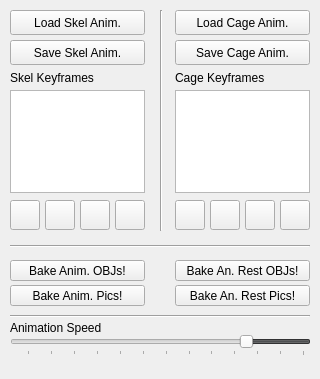
<?xml version="1.0" encoding="UTF-8"?>
<ui version="4.0">
 <class>AsyncAnimatorPanel</class>
 <widget class="QDockWidget" name="AsyncAnimatorPanel">
  <property name="geometry">
   <rect>
    <x>0</x>
    <y>0</y>
    <width>320</width>
    <height>379</height>
   </rect>
  </property>
  <property name="minimumSize">
   <size>
    <width>320</width>
    <height>379</height>
   </size>
  </property>
  <property name="maximumSize">
   <size>
    <width>320</width>
    <height>379</height>
   </size>
  </property>
  <property name="windowTitle">
   <string>AsyncAnimator</string>
  </property>
  <widget class="QWidget" name="dockWidgetContents">
   <widget class="QPushButton" name="nextSkelKeyframe">
    <property name="enabled">
     <bool>true</bool>
    </property>
    <property name="geometry">
     <rect>
      <x>115</x>
      <y>200</y>
      <width>30</width>
      <height>30</height>
     </rect>
    </property>
    <property name="text">
     <string/>
    </property>
   </widget>
   <widget class="QPushButton" name="addSkelKeyframe">
    <property name="geometry">
     <rect>
      <x>10</x>
      <y>200</y>
      <width>30</width>
      <height>30</height>
     </rect>
    </property>
    <property name="text">
     <string/>
    </property>
   </widget>
   <widget class="QPushButton" name="saveSkelAnimation">
    <property name="geometry">
     <rect>
      <x>10</x>
      <y>40</y>
      <width>135</width>
      <height>25</height>
     </rect>
    </property>
    <property name="text">
     <string>Save Skel Anim.</string>
    </property>
   </widget>
   <widget class="QPushButton" name="loadSkelAnimation">
    <property name="geometry">
     <rect>
      <x>10</x>
      <y>10</y>
      <width>135</width>
      <height>25</height>
     </rect>
    </property>
    <property name="text">
     <string>Load Skel Anim.</string>
    </property>
   </widget>
   <widget class="QListWidget" name="skelKeyframeList">
    <property name="geometry">
     <rect>
      <x>10</x>
      <y>90</y>
      <width>135</width>
      <height>103</height>
     </rect>
    </property>
   </widget>
   <widget class="QPushButton" name="editSkelTime">
    <property name="geometry">
     <rect>
      <x>45</x>
      <y>200</y>
      <width>30</width>
      <height>30</height>
     </rect>
    </property>
    <property name="text">
     <string/>
    </property>
   </widget>
   <widget class="QPushButton" name="deleteSkelKeyframe">
    <property name="geometry">
     <rect>
      <x>80</x>
      <y>200</y>
      <width>30</width>
      <height>30</height>
     </rect>
    </property>
    <property name="text">
     <string/>
    </property>
   </widget>
   <widget class="QLabel" name="skelLabel">
    <property name="geometry">
     <rect>
      <x>10</x>
      <y>70</y>
      <width>131</width>
      <height>16</height>
     </rect>
    </property>
    <property name="text">
     <string>Skel Keyframes</string>
    </property>
   </widget>
   <widget class="QLabel" name="cageLabel">
    <property name="geometry">
     <rect>
      <x>175</x>
      <y>70</y>
      <width>131</width>
      <height>16</height>
     </rect>
    </property>
    <property name="text">
     <string>Cage Keyframes</string>
    </property>
   </widget>
   <widget class="QPushButton" name="deleteCageKeyframe">
    <property name="geometry">
     <rect>
      <x>245</x>
      <y>200</y>
      <width>30</width>
      <height>30</height>
     </rect>
    </property>
    <property name="text">
     <string/>
    </property>
   </widget>
   <widget class="QPushButton" name="addCageKeyframe">
    <property name="geometry">
     <rect>
      <x>175</x>
      <y>200</y>
      <width>30</width>
      <height>30</height>
     </rect>
    </property>
    <property name="text">
     <string/>
    </property>
   </widget>
   <widget class="QPushButton" name="editCageTime">
    <property name="geometry">
     <rect>
      <x>210</x>
      <y>200</y>
      <width>30</width>
      <height>30</height>
     </rect>
    </property>
    <property name="text">
     <string/>
    </property>
   </widget>
   <widget class="QListWidget" name="cageKeyframeList">
    <property name="geometry">
     <rect>
      <x>175</x>
      <y>90</y>
      <width>135</width>
      <height>103</height>
     </rect>
    </property>
   </widget>
   <widget class="QPushButton" name="nextCageKeyframe">
    <property name="enabled">
     <bool>true</bool>
    </property>
    <property name="geometry">
     <rect>
      <x>280</x>
      <y>200</y>
      <width>30</width>
      <height>30</height>
     </rect>
    </property>
    <property name="text">
     <string/>
    </property>
   </widget>
   <widget class="QPushButton" name="saveCageAnimation">
    <property name="geometry">
     <rect>
      <x>175</x>
      <y>40</y>
      <width>135</width>
      <height>25</height>
     </rect>
    </property>
    <property name="text">
     <string>Save Cage Anim.</string>
    </property>
   </widget>
   <widget class="QPushButton" name="loadCageAnimation">
    <property name="geometry">
     <rect>
      <x>175</x>
      <y>10</y>
      <width>135</width>
      <height>25</height>
     </rect>
    </property>
    <property name="text">
     <string>Load Cage Anim.</string>
    </property>
   </widget>
   <widget class="Line" name="line">
    <property name="geometry">
     <rect>
      <x>153</x>
      <y>10</y>
      <width>16</width>
      <height>221</height>
     </rect>
    </property>
    <property name="orientation">
     <enum>Qt::Vertical</enum>
    </property>
   </widget>
   <widget class="QPushButton" name="bake">
    <property name="geometry">
     <rect>
      <x>10</x>
      <y>260</y>
      <width>135</width>
      <height>21</height>
     </rect>
    </property>
    <property name="text">
     <string>Bake Anim. OBJs!</string>
    </property>
   </widget>
   <widget class="QPushButton" name="bakePic">
    <property name="geometry">
     <rect>
      <x>10</x>
      <y>285</y>
      <width>135</width>
      <height>21</height>
     </rect>
    </property>
    <property name="text">
     <string>Bake Anim. Pics!</string>
    </property>
   </widget>
   <widget class="QPushButton" name="bakePicRest">
    <property name="geometry">
     <rect>
      <x>175</x>
      <y>285</y>
      <width>135</width>
      <height>21</height>
     </rect>
    </property>
    <property name="text">
     <string>Bake An. Rest Pics!</string>
    </property>
   </widget>
   <widget class="QPushButton" name="bakeRest">
    <property name="geometry">
     <rect>
      <x>175</x>
      <y>260</y>
      <width>135</width>
      <height>21</height>
     </rect>
    </property>
    <property name="text">
     <string>Bake An. Rest OBJs!</string>
    </property>
   </widget>
   <widget class="Line" name="line_2">
    <property name="geometry">
     <rect>
      <x>10</x>
      <y>245</y>
      <width>300</width>
      <height>3</height>
     </rect>
    </property>
    <property name="orientation">
     <enum>Qt::Horizontal</enum>
    </property>
   </widget>
   <widget class="QSlider" name="horizontalSlider">
    <property name="geometry">
     <rect>
      <x>10</x>
      <y>335</y>
      <width>301</width>
      <height>21</height>
     </rect>
    </property>
    <property name="palette">
     <palette>
      <active>
       <colorrole role="Highlight">
        <brush brushstyle="SolidPattern">
         <color alpha="255">
          <red>68</red>
          <green>69</green>
          <blue>70</blue>
         </color>
        </brush>
       </colorrole>
      </active>
      <inactive>
       <colorrole role="Highlight">
        <brush brushstyle="SolidPattern">
         <color alpha="255">
          <red>68</red>
          <green>69</green>
          <blue>70</blue>
         </color>
        </brush>
       </colorrole>
      </inactive>
      <disabled>
       <colorrole role="Highlight">
        <brush brushstyle="SolidPattern">
         <color alpha="255">
          <red>29</red>
          <green>84</green>
          <blue>92</blue>
         </color>
        </brush>
       </colorrole>
      </disabled>
     </palette>
    </property>
    <property name="layoutDirection">
     <enum>Qt::LeftToRight</enum>
    </property>
    <property name="autoFillBackground">
     <bool>false</bool>
    </property>
    <property name="minimum">
     <number>25</number>
    </property>
    <property name="maximum">
     <number>150</number>
    </property>
    <property name="value">
     <number>50</number>
    </property>
    <property name="sliderPosition">
     <number>50</number>
    </property>
    <property name="orientation">
     <enum>Qt::Horizontal</enum>
    </property>
    <property name="invertedAppearance">
     <bool>true</bool>
    </property>
    <property name="invertedControls">
     <bool>true</bool>
    </property>
    <property name="tickPosition">
     <enum>QSlider::TicksBelow</enum>
    </property>
    <property name="tickInterval">
     <number>10</number>
    </property>
   </widget>
   <widget class="QLabel" name="skelLabel_2">
    <property name="geometry">
     <rect>
      <x>10</x>
      <y>320</y>
      <width>131</width>
      <height>16</height>
     </rect>
    </property>
    <property name="text">
     <string>Animation Speed</string>
    </property>
   </widget>
   <widget class="Line" name="line_3">
    <property name="geometry">
     <rect>
      <x>10</x>
      <y>315</y>
      <width>300</width>
      <height>3</height>
     </rect>
    </property>
    <property name="orientation">
     <enum>Qt::Horizontal</enum>
    </property>
   </widget>
  </widget>
 </widget>
 <resources/>
 <connections/>
</ui>
